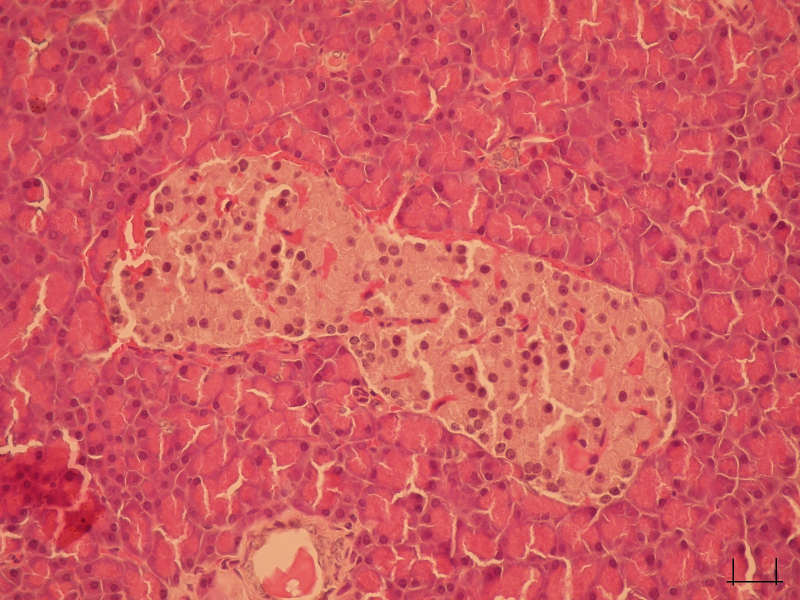
#> input picture imagensMarcadas/11.JPG, 1600 x 1200 px, found by its file name (shown at 1/2 size)
$ python teste.py
#> lines starting #> are read from the running program, lines starting #| are printed output that depends on the picture; after the words box and inside, x2 and y2 are one past the last pixel; in counts of white or black regions, pixels touching at a corner belong together
import utils
import cv2
import numpy as np
import imutils
from scipy import signal
from skimage.future import graph
from skimage import data, io, segmentation, color
from matplotlib import pyplot as plt

'''def gaussian_kernel(k, s=0.5):
    # generate a (2k+1)x(2k+1) gaussian kernel with mean=0 and sigma = s
    probs = [np.exp(-z * z / (2 * s * s)) / np.sqrt(2 * np.pi * s * s) for z in range(-k, k + 1)]
    return np.outer(probs, probs)


def create_graph(imfile, k=1., sigma=0.8, sz=1):
    # create the pixel graph with edge weights as dissimilarities
    rgb = mpimg.imread(imfile)[:, :, :3]
    gauss_kernel = gaussian_kernel(sz, sigma)
    for i in range(3):
        rgb[:, :, i] = signal.convolve2d(rgb[:, :, i], gauss_kernel, boundary='symm', mode='same')
    yuv = rgb2yiq(rgb)
    (w, h) = yuv.shape[:2]
    edges = {}
    for i in range(yuv.shape[0]):
        for j in range(yuv.shape[1]):
            # compute edge weight for nbd pixel nodes for the node i,j
            for i1 in range(i - 1, i + 2):
                for j1 in range(j - 1, j + 2):
                    if i1 == i and j1 == j: continue

                    if i1 >= 0 and i1 == 0 and j1 < h:
                        wt = np.abs(yuv[i, j, 0] - yuv[i1, j1, 0])

                        n1, n2 = ij2id(i, j, w, h), np.ij2id(i1, j1, w, h)
                        edges[n1, n2] = edges[n2, n1] = wt
    return edges'''


img = cv2.imread('imagensMarcadas/11.jpg')
#> img is the input picture: shape (1200, 1600, 3); mean B, G, R 96.7, 90.1, 209.2
image = imutils.resize(img, width=666, height=500)
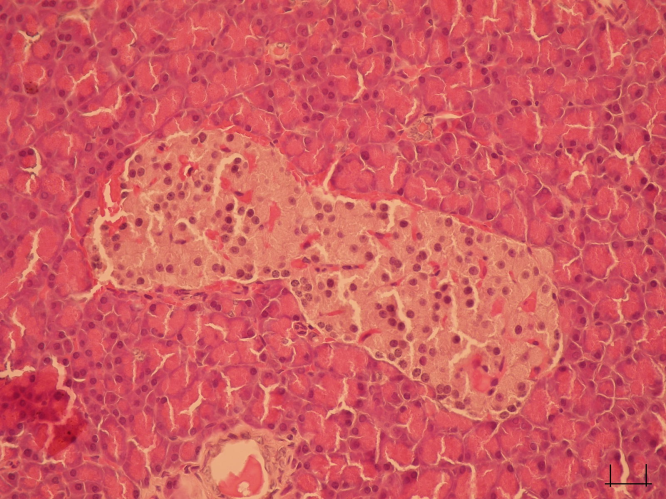
#> image: shape (499, 666, 3); mean B, G, R 96.7, 90.1, 209.2
h, w = image.shape[:2]
#> h = 499; w = 666
cv2.imshow('original', image)
cv2.imwrite('fff.jpg', image)
print(h, ' ', w)
#| 499   666
#crop_img = img[y:y+h, x:x+w]
crop_img = image[h-50:h, w-80:w]
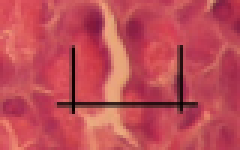
#> crop_img: shape (50, 80, 3) (shown 3 times larger); mean B, G, R 86.9, 75.9, 191.4
crop_img = cv2.cvtColor(crop_img, cv2.COLOR_BGR2GRAY, 1)
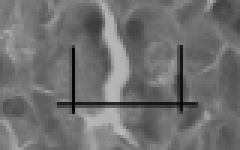
#> crop_img: shape (50, 80) (shown 3 times larger); min 3, max 184, mean 111.7
ret, thresh = cv2.threshold(crop_img, 60, 255, cv2.THRESH_BINARY)
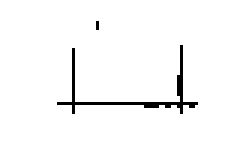
#> thresh: shape (50, 80) (shown 3 times larger); 97.2% white; black in thin lines or dots, all inside (x1, y1, x2, y2) = (19, 7, 66, 38)
cv2.imshow('rr', thresh)
edges = cv2.Canny(thresh, 200, 500, None, 3)
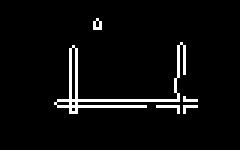
#> edges: shape (50, 80) (shown 3 times larger); 4.3% white in thin lines or dots, all inside (x1, y1, x2, y2) = (18, 6, 66, 38)
cv2.imshow("canny", edges)
lines = cv2.HoughLinesP(edges, 1, np.pi / 180, 12, None, 15, 150)
#> lines = [[19, 33, 65, 33], [19, 35, 65, 35], [23, 37, 23, 16], [25, 37, 25, 16], [58, 30, 60, 14], [61, 37, 61, 15]]
xis = []
for line in lines:
    x1, y1, x2, y2 = line[0]
    if (x1 == x2) or (abs(x1 - x2) <= 4) or (abs(x2 - x1) <= 4):
        print('x1: ',x1,', y1: ', y1,', x2: ', x2,', y2: ',y2)
        cv2.line(crop_img, (x1, y1), (x2, y2), (255, 0, 0), 3)
        xis.append(x1)
#> this loop made 6 passes
#| x1:  23 , y1:  37 , x2:  23 , y2:  16
#| x1:  25 , y1:  37 , x2:  25 , y2:  16
#| x1:  58 , y1:  30 , x2:  60 , y2:  14
#| x1:  61 , y1:  37 , x2:  61 , y2:  15
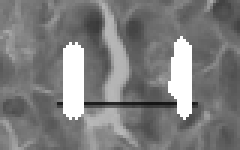
#> crop_img: shape (50, 80) (shown 3 times larger); 8.28% of pixels changed, all inside (x1, y1, x2, y2) = (21, 12, 64, 40)
#> after the loop, xis = [23, 25, 58, 61]

maior = xis[0]
#> maior = 23
menor = xis[0]
#> menor = 23

for i in xis:
    if i > maior:
        maior = i
#> this loop made 4 passes
#> (i, maior) on passes 2 to 4: (25, 25), (58, 58), (61, 61)
#> i on pass 1: 23
#> after the loop, maior = 61

for i in xis:
    if i < menor:
        menor = i
#> this loop made 4 passes
#> i on passes 1 to 4: 23, 25, 58, 61
#> after the loop, menor = 23

subtracao = maior - menor
#> subtracao = 38
area = subtracao * subtracao
#> area = 1444
print('menor: ',menor)
#| menor:  23
print('maior: ',maior)
#| maior:  61
print('area: ',area)
#| area:  1444
cv2.imshow("cropped", crop_img)

cv2.waitKey(0)

$ run again, with imagensMarcadas/1.JPG copied over imagensMarcadas/11.JPG
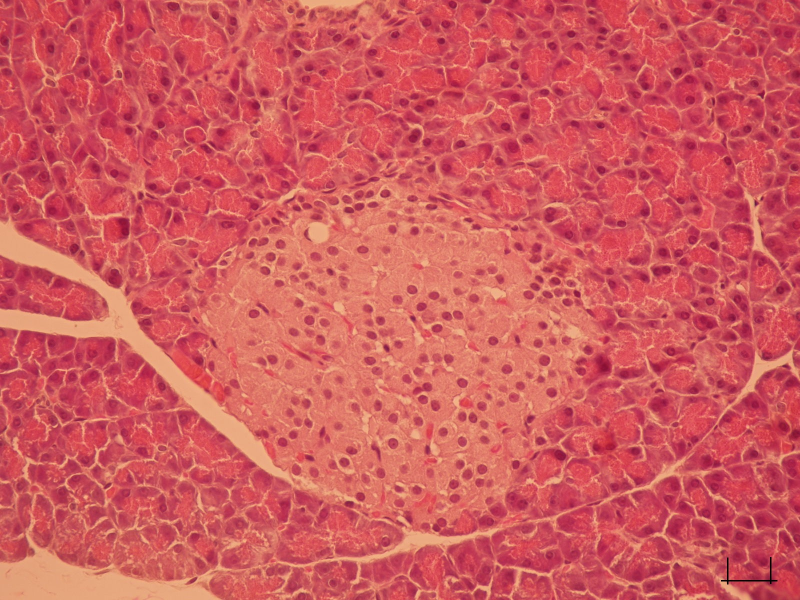
#> input picture imagensMarcadas/1.JPG, 1600 x 1200 px, found by its file name (shown at 1/2 size)
#> img is the input picture: shape (1200, 1600, 3); mean B, G, R 94.2, 90.7, 208.7
#| 499   666
#> `ret, thresh = cv2.threshold(crop_img, 60, 255, cv2.THRESH_BINARY)`:
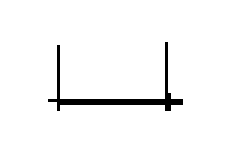
#> thresh: shape (50, 80) (shown 3 times larger); 96.7% white; black in thin lines or dots, all inside (x1, y1, x2, y2) = (16, 14, 61, 37)
#> edges: shape (50, 80); 3.2% white in thin lines or dots, all inside (x1, y1, x2, y2) = (15, 13, 61, 37)
#> lines = [[16, 32, 59, 32], [18, 36, 18, 15], [56, 14, 56, 36], [54, 35, 54, 14], [20, 36, 20, 15]]
#> the loop `for line in lines:` made 5 passes
#> (printed output is left out)
#> after the loop `for line in lines:`:
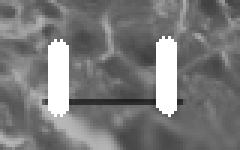
#> crop_img: shape (50, 80) (shown 3 times larger); min 31, max 255, mean 121.3
#> after the loop `for line in lines:`: xis = [18, 56, 54, 20]
#> `maior = xis[0]`: maior = 18
#> the loop `for i in xis:` made 4 passes
#> (i, maior) on pass 2: (56, 56)
#> after the loop `for i in xis:`: maior = 56
#> the loop `for i in xis:` made 4 passes
#> i on passes 1 to 4: 18, 56, 54, 20
#> after the loop `for i in xis:`: menor = 18
#> subtracao = 38
#> area = 1444
#| menor:  18
#| maior:  56
#| area:  1444

$ run again, with imagensMarcadas/10.JPG copied over imagensMarcadas/11.JPG
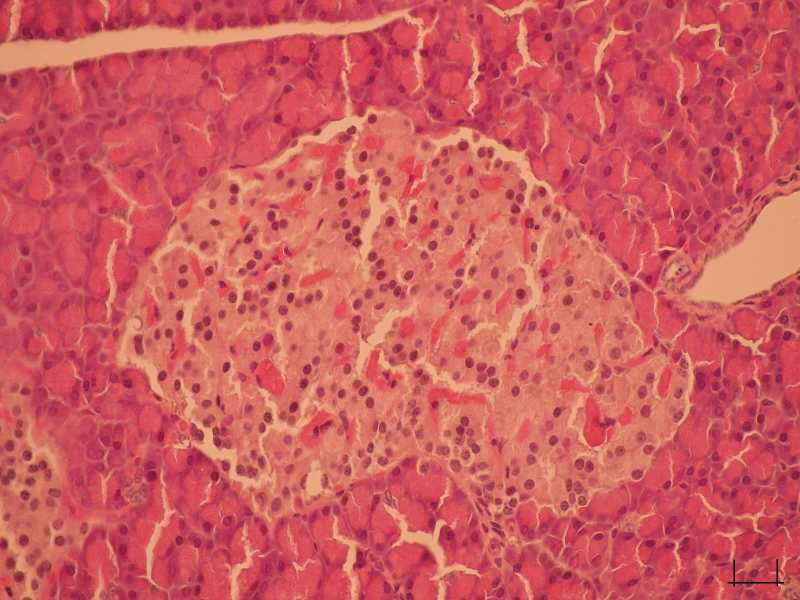
#> input picture imagensMarcadas/10.JPG, 1600 x 1200 px, found by its file name (shown at 1/2 size)
#> img is the input picture: shape (1200, 1600, 3); mean B, G, R 93.7, 91.3, 205.8
#| 499   666
#> `ret, thresh = cv2.threshold(crop_img, 60, 255, cv2.THRESH_BINARY)`:
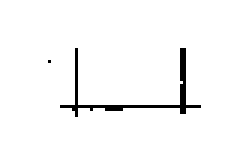
#> thresh: shape (50, 80) (shown 3 times larger); 97% white; black in thin lines or dots, all inside (x1, y1, x2, y2) = (16, 16, 67, 39)
#> edges: shape (50, 80); 4% white in thin lines or dots, all inside (x1, y1, x2, y2) = (15, 15, 67, 39)
#> lines = [[20, 34, 66, 34], [20, 36, 66, 36], [24, 38, 24, 16], [26, 38, 26, 16], [59, 35, 59, 17]]
#> the loop `for line in lines:` made 5 passes
#> (printed output is left out)
#> after the loop `for line in lines:`:
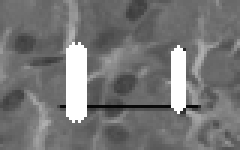
#> crop_img: shape (50, 80) (shown 3 times larger); min 6, max 255, mean 117.4
#> after the loop `for line in lines:`: xis = [24, 26, 59]
#> `maior = xis[0]`: maior = 24
#> the loop `for i in xis:` made 3 passes
#> (i, maior) on passes 2 to 3: (26, 26), (59, 59)
#> after the loop `for i in xis:`: maior = 59
#> the loop `for i in xis:` made 3 passes
#> i on passes 1 to 3: 24, 26, 59
#> after the loop `for i in xis:`: menor = 24
#> subtracao = 35
#> area = 1225
#| menor:  24
#| maior:  59
#| area:  1225

$ run again, with imagensMarcadas/12.JPG copied over imagensMarcadas/11.JPG
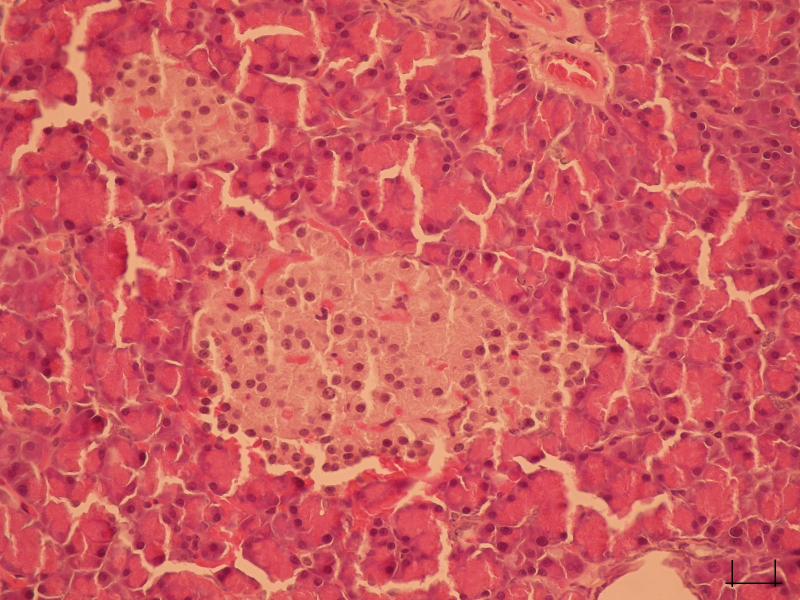
#> input picture imagensMarcadas/12.JPG, 1600 x 1200 px, found by its file name (shown at 1/2 size)
#> img is the input picture: shape (1200, 1600, 3); mean B, G, R 95.5, 90.2, 207.1
#| 499   666
#> `ret, thresh = cv2.threshold(crop_img, 60, 255, cv2.THRESH_BINARY)`:
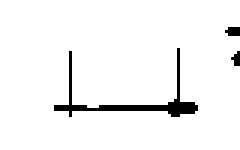
#> thresh: shape (50, 80) (shown 3 times larger); 95.6% white; black in thin lines or dots, all inside (x1, y1, x2, y2) = (18, 9, 80, 39)
#> edges: shape (50, 80); 4% white in thin lines or dots, all inside (x1, y1, x2, y2) = (18, 8, 80, 39)
#> lines = [[19, 34, 65, 34], [60, 38, 60, 16], [57, 38, 58, 16], [24, 38, 24, 17], [22, 38, 22, 17], [18, 36, 65, 37]]
#> the loop `for line in lines:` made 6 passes
#> (printed output is left out)
#> after the loop `for line in lines:`:
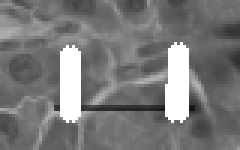
#> crop_img: shape (50, 80) (shown 3 times larger); min 18, max 255, mean 120.7
#> after the loop `for line in lines:`: xis = [60, 57, 24, 22]
#> `maior = xis[0]`: maior = 60
#> the loop `for i in xis:` made 4 passes
#> i on passes 1 to 4: 60, 57, 24, 22
#> the loop `for i in xis:` made 4 passes
#> (i, menor) on passes 2 to 4: (57, 57), (24, 24), (22, 22)
#> after the loop `for i in xis:`: menor = 22
#> subtracao = 38
#> area = 1444
#| menor:  22
#| maior:  60
#| area:  1444
